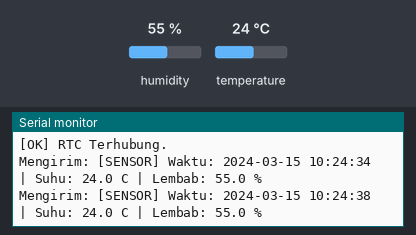
The sketch below on a simulated ESP32. On the bench: the last lines printed to the serial monitor. Inputs (shaded band) come from the test bench; at power-on: humidity 55 %, temperature 24 °C. The local clock reads 2024-03-15 10:24:30 at power-on unless the sketch sets it.

Above: at 8.8 s.
8.9 s: humidity set to 22 %
At 13.1 s:
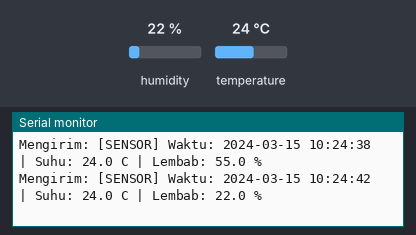
14.9 s: temperature set to 12 °C
At 16.4 s:
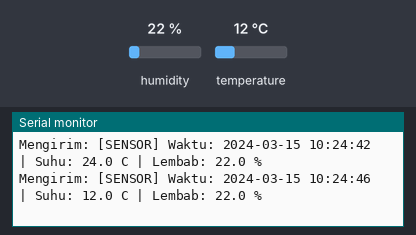
20.9 s: humidity set to 40 %
At 25.4 s:
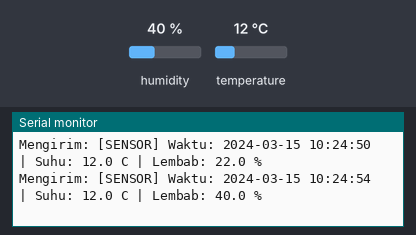
Timing chart, 0 to 26.9 s (numbered marks = the images above; inputs shaded):
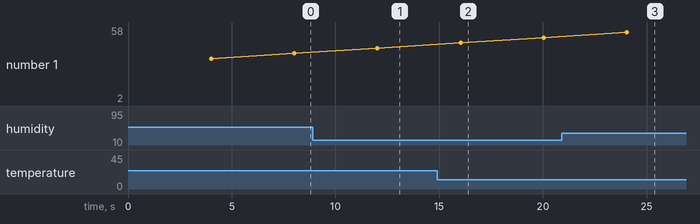

The sketch:

Step3_DHT22_RTC.ino
```cpp
#include <HardwareSerial.h>
#include <Wire.h>
#include "DHT.h"
#include "RTClib.h"

#define LORA_RX 14 // Ke TXD LoRa
#define LORA_TX 13 // Ke RXD LoRa

#define DHTPIN 15
#define DHTTYPE DHT22

#define I2C_SDA 4
#define I2C_SCL 2

HardwareSerial LoRa(2);
DHT dht(DHTPIN, DHTTYPE);
RTC_DS3231 rtc;

void setup() {
  Serial.begin(115200);
  LoRa.begin(115200, SERIAL_8N1, LORA_RX, LORA_TX);

  Serial.println("\n=== TAHAP 3: UJI GABUNGAN DHT22 & RTC DS3231 VIA LORA ===");

  dht.begin();
  Wire.begin(I2C_SDA, I2C_SCL);

  if (!rtc.begin()) {
    Serial.println("[ERROR] RTC tidak terdeteksi!");
  } else {
    Serial.println("[OK] RTC Terhubung.");
    if (rtc.lostPower()) {
      rtc.adjust(DateTime(F(__DATE__), F(__TIME__)));
    }
  }
}

void loop() {
  delay(4000); // Kirim setiap 4 detik

  float h = dht.readHumidity();
  float t = dht.readTemperature();
  DateTime now = rtc.now();

  if (isnan(h) || isnan(t)) {
    Serial.println("[WARNING] DHT22 gagal dibaca!");
    h = 0.0; t = 0.0;
  }

  char pesan[120];
  snprintf(pesan, sizeof(pesan), "[SENSOR] Waktu: %04d-%02d-%02d %02d:%02d:%02d | Suhu: %.1f C | Lembab: %.1f %%\n",
           now.year(), now.month(), now.day(), now.hour(), now.minute(), now.second(), t, h);

  Serial.print("Mengirim: ");
  Serial.print(pesan);

  LoRa.print(pesan);
}
```

Measured:
- after the input at 8.9 s, the serial monitor: prints a new line after 3.1 s (image 1)
- after the input at 14.9 s, the serial monitor: prints a new line after 1.1 s (image 2)
- after the input at 20.9 s, the serial monitor: prints a new line after 3.1 s (image 3)
